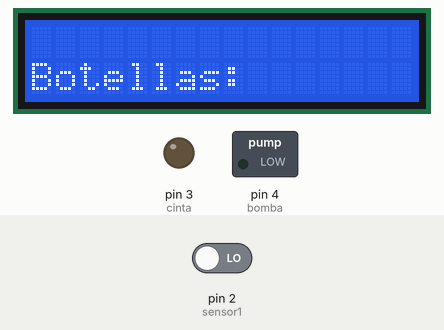
Simulated run of this sketch. Board: Arduino Uno, built with avr-gcc and run on an emulated ATmega328P. On the bench: 16×2 character LCD, switched loads named in the sketch (green lamp = pin HIGH), output pins drawn as LEDs (lit = HIGH). The inputs (shaded band) are chosen by the test bench; at power-on: pin 2 (sensor1) LOW. What the sketch prints to the serial monitor is not drawn.

Above: at 1.2 s.
1.3 s: pin 2 (sensor1) driven HIGH
At 1.7 s:
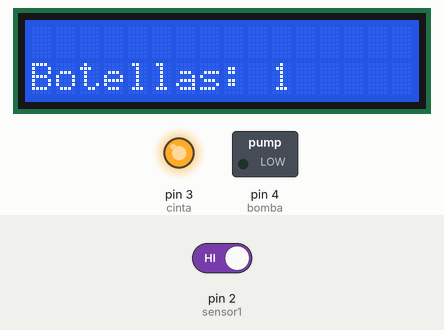
At 3.0 s:
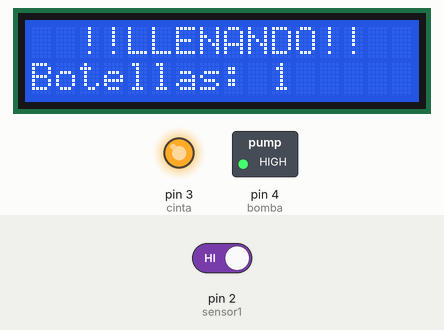
Timing chart, 0 to 9.8 s (numbered marks = the images above; inputs shaded):
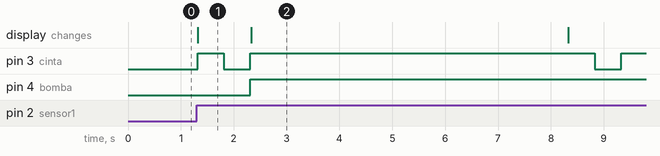

The sketch:

codigo_2_maquina_llenado_de_botellas.ino
```cpp
#include <Wire.h>
#include <LiquidCrystal_I2C.h>

LiquidCrystal_I2C lcd(34, 16, 2);
int sensor1 = 2;//sensor 1
int cinta = 3;//rele que enciende cinta
int bomba =4;//rele2
int estado = 0;//estado del sensor 1
int cont = 0;
void setup()
{

  Serial.begin(9600);
   lcd.init();
  lcd.backlight();
  pinMode(sensor1,INPUT);
  pinMode(cinta,OUTPUT);
  pinMode(bomba,OUTPUT);
  lcd.setCursor(0, 1);
    lcd.print("Botellas:");


}
//Algoritmo maquina llenado
void loop()
{
  estado = digitalRead(sensor1);//Almacena lectura del sensor


  if(estado == 1){//Condicional cinta transportadora y llenado.
  cont++;
    lcd.setCursor(10, 1);
   lcd.print(cont);
   Serial.println(cont);
  digitalWrite(cinta,1);//DETENGO MOTOR CINTA
  delay(500);
  digitalWrite(cinta,0);
  delay(500);
  digitalWrite(cinta,1);
    digitalWrite(bomba,1);//enciendo bomba
    lcd.setCursor(0, 0);
    lcd.print("  !!LLENANDO!!");
    Serial.println("!!LLENANDO!!");
    delay(6000);//tiempo de llenado

  }
  else{
    lcd.setCursor(0, 0);
    lcd.print("               ");
    digitalWrite(cinta,0);
    digitalWrite(bomba,0);

    }


}
```

Measured:
- after the input at 1.3 s, pin 3 (cinta): goes HIGH 0.50 s, LOW 0.50 s, HIGH 6.5 s, LOW 0.50 s, then HIGH, starting at once; pin 4 (bomba): LOW → HIGH after 1.0 s; the display: changes at once (image 1)
- what the display in image 1 shows lasts 1.0 s, from 1.3 s to 2.3 s
